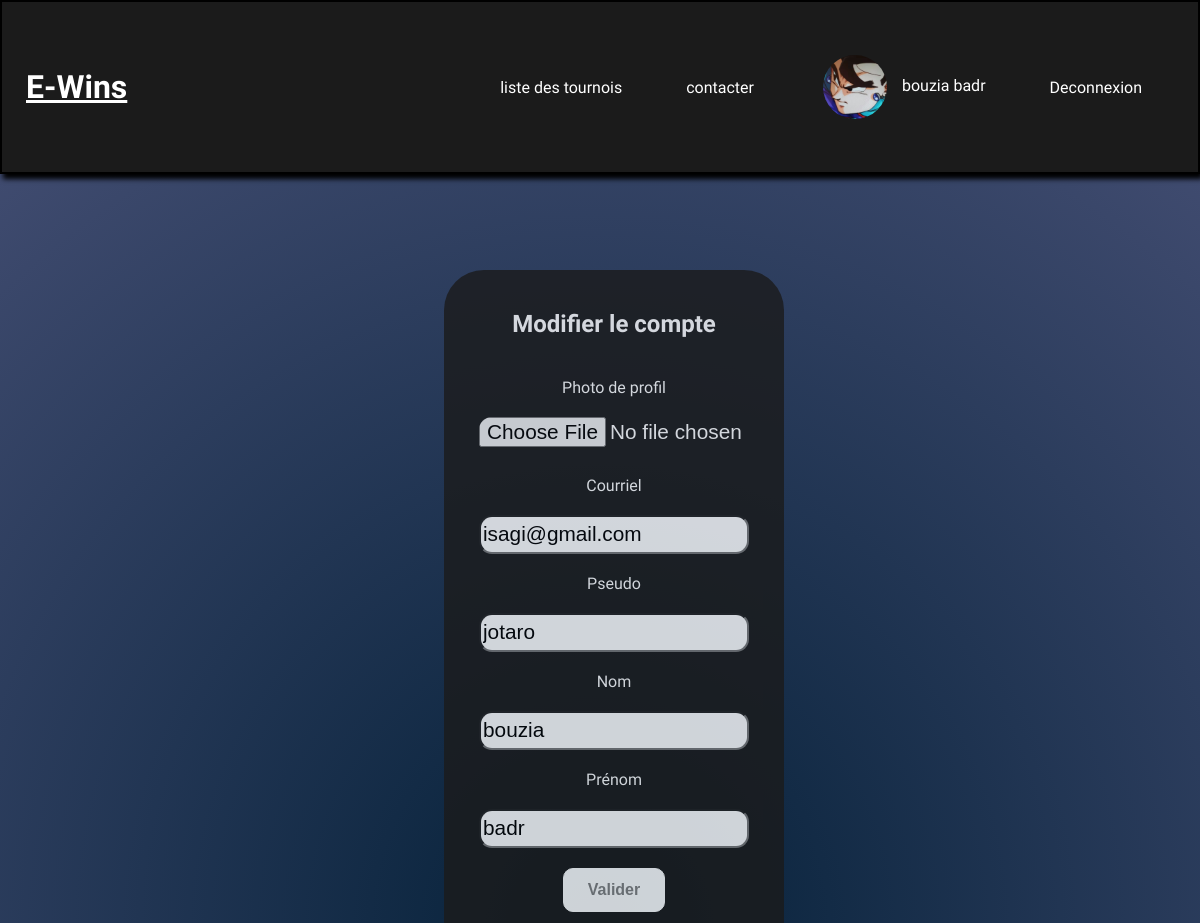
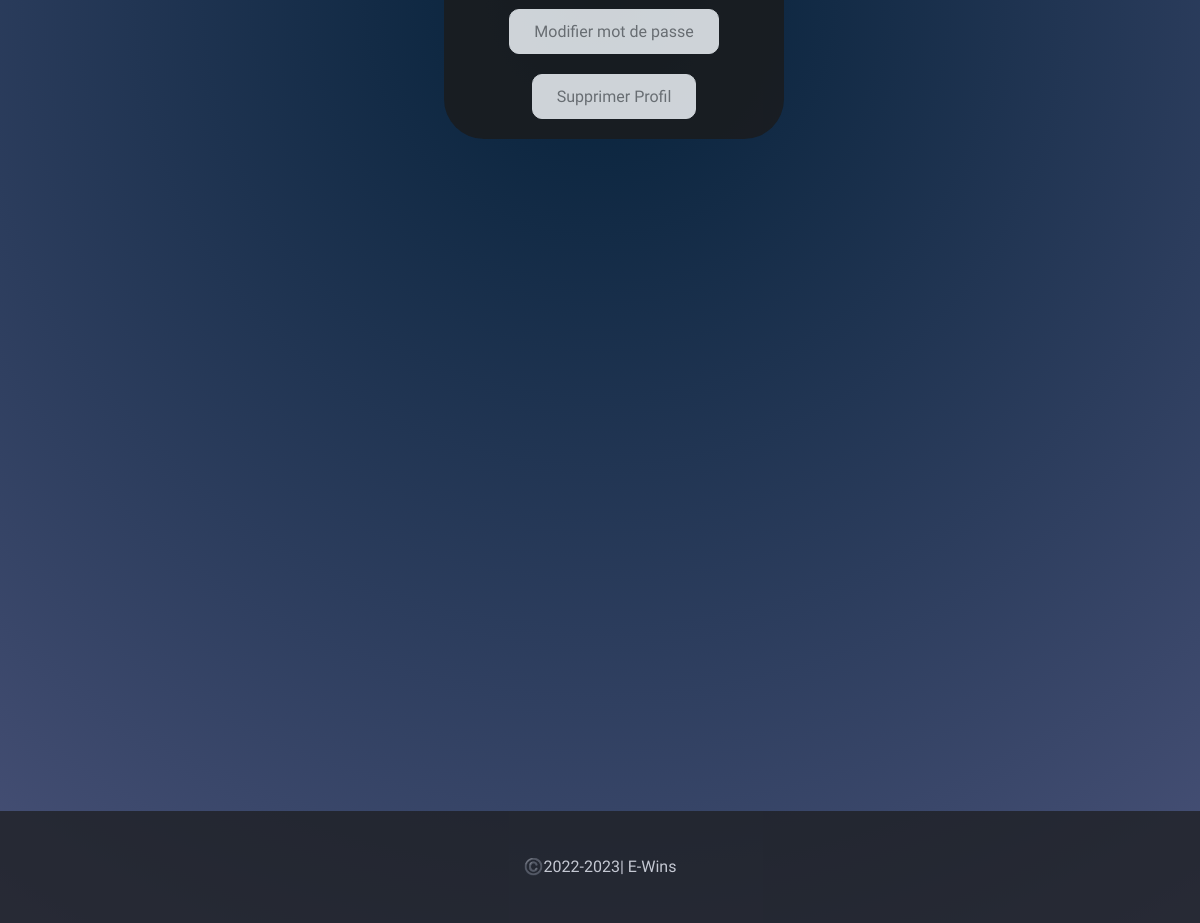
Page /editerProfil.php (signed in) on the committed database (2 pictures, top to bottom).
### tables this page shows
CREATE TABLE `utilisateur` (
  `uid` int NOT NULL,
  `courriel` varchar(255) DEFAULT NULL,
  `pseudo` varchar(255) DEFAULT NULL,
  `nom` varchar(255) DEFAULT NULL,
  `prenom` varchar(255) DEFAULT NULL,
  `mdp` varchar(255) DEFAULT NULL,
  `estActif` tinyint(1) DEFAULT NULL,
  `estOrganisateur` tinyint(1) DEFAULT NULL,
  `urlPhoto` text
);

### inc/BD.php (called while the page is built, shortened)
<?php
class BD {
    private $host = '192.168.132.203';
    private $username = 'Q220251';
    private $password = '7f91b28807eaf65138b621063d4015e616364286';
    private $database = 'Q220251';
    public $conn;
    public function __construct() {
        $this->conn = new \mysqli($this->host, $this->username, $this->password, $this->database);
    }
    public function query($sql) {
        return $this->conn->query($sql);
    }
}
?>

### php/Authentification.php (called while the page is built, shortened)
<?php
class Authentification
{
    private $connexion;
    function __construct()
    {
        $this->connexion = new BD();
    }
    public function getProfilInfo()
    {
        $id = $_SESSION['uid'];
        $stmt = $this->connexion->conn->prepare("SELECT nom, prenom, pseudo, courriel, urlPhoto FROM utilisateur WHERE uid = ?");
        $stmt->bind_param("i", $id);
        $stmt->execute();
        $result = $stmt->get_result();
        $row = [];
        if ($result->num_rows > 0) {
            $row = $result->fetch_assoc();
        }
        return $row;
    }
}

### editerProfil.php (the view, shortened to what this page needs)
<?php
include "inc/navbar.inc.php";
require_once "inc/BD.php";
require_once "php/Authentification.php";
$auth = new Authentification();
$auth->verifierConnexion();
$row = $auth->getProfilInfo();
?>
<!DOCTYPE html>
<html lang="fr">
<head>
    <link rel="stylesheet" href="css/style.css">
</head>
<body>
    <header>
        <form action="#" method="post" enctype="multipart/form-data">
            <h2> Modifier le compte </h2>
            <label for="Photodeprofil">Photo de profil</label>
            <input id="Photodeprofil" type="file" name="Photodeprofil" accept=".pdf, .jpg, .png">
            <label for="Courriel">Courriel</label>
            <input id="Courriel" name="Courriel" type="email" required placeholder="Adresse e-mail(*)" value="<?php echo $row['courriel']; ?>">
            <label for="Pseudo">Pseudo</label>
            <input id="Pseudo" name="Pseudo" type="text" required placeholder="Pseudo(*)" value="<?php echo $row['pseudo']; ?>">
            <label for="Nom">Nom</label>
            <input id="Nom" name="Nom" type="text" placeholder="Nom" value="<?php echo $row['nom']; ?>">
            <label for="Prénom">Prénom</label>
            <input id="Prénom" name="Prénom" type="text" placeholder="Prénom" value="<?php echo $row['prenom']; ?>">
            <button type="submit" name="Valider">Valider</button>
            <a class="button" href="modifierMdp.php">Modifier mot de passe</a>
            <a class="button" href="supprimerCompte.php" name="Supprimerprofil">Supprimer Profil</a>
        </form>
    </header>
    <?php
    include "inc/footer.inc.php";
    ?>
</body>
</html>

### php/navbarDisplay.php (shortened to what this page needs)
<?php
require_once __DIR__ . "/../inc/BD.php";
class navbarDisplay {
    private $bd;
    public function __construct() {
        $this->bd = new BD();
    }
    public function fetchUser($id) {
        $sql = "SELECT nom, prenom, urlPhoto FROM utilisateur WHERE uid= '$id'";
        $result = $this->bd->query($sql);
        return mysqli_fetch_assoc($result);
    }
    public function displayUser($user) {
        if($user) {
            $nom = $user["nom"];
            $prenom = $user["prenom"];
            $urlPhoto = $user["urlPhoto"];
            echo '<li><a href="monProfil.php" class="image-link"><img src="uploads/' . basename($urlPhoto) . '" alt="Photo" width="50" height="50"></a>' . $nom . ' ' . $prenom . '</li>';
        } else {
            echo "Profil";
        }
    }
}
?>

### css/style.css (style rules this page uses)
body { background: rgb(5,33,57); background: radial-gradient(circle, rgba(5,33,57,1) 0%, rgba(72,81,119,1) 100%); font-family: Unbounded,Verdana,sans-serif; }
body, header { margin: 0; padding: 0; color: white; }
a,h1,p { color: white; }
a img { width: 8em; height: 2em; padding: 2em; }
nav ul li a { text-decoration: none; }
.image-link { display: inline-block; vertical-align: middle; }
.image-link img { vertical-align: middle; margin-right: 0.625em; width: 4em; height: 4em; border-radius: 5.2em; padding: 0.313em; }
form { width: 25%; gap: 1.25em; background-color:#1b1b1b; display: flex; justify-content: center; align-items: center; flex-direction: column; margin-left: 37%; padding: 1.25em; border-radius: 2.5em; margin-top: 8%; opacity: 80%; }
input { font-size: 1.3em; border-radius: 0.625em; width: 90%; height: 1.875em; }
label { color: white; }
form a { color: gray; }
button { background-color: grey; font-size: 1.25em; border-radius: 7px; }
ul li { color: white; }
button { font-family: Arial, Helvetica, sans-serif; font-weight: bold; color: white; background-color: #171717; padding: 1em 2em; border: none; border-radius: .9rem; position: relative; cursor: pointer; overflow: hidden; }
button, .button { display: inline-block; font-size: 1em; border: 1px solid white; border-radius: 10px; padding: 0.75em 1.5em; text-align: center; text-decoration: none; transition: 0.3s; cursor: pointer; color: gray; background-color: white; }

### rows in the picture
utilisateur: urlPhoto (picture), nom "bouzia", prenom "badr", Courriel "isagi@gmail.com", Pseudo "jotaro", Nom "bouzia", Prénom "badr"
